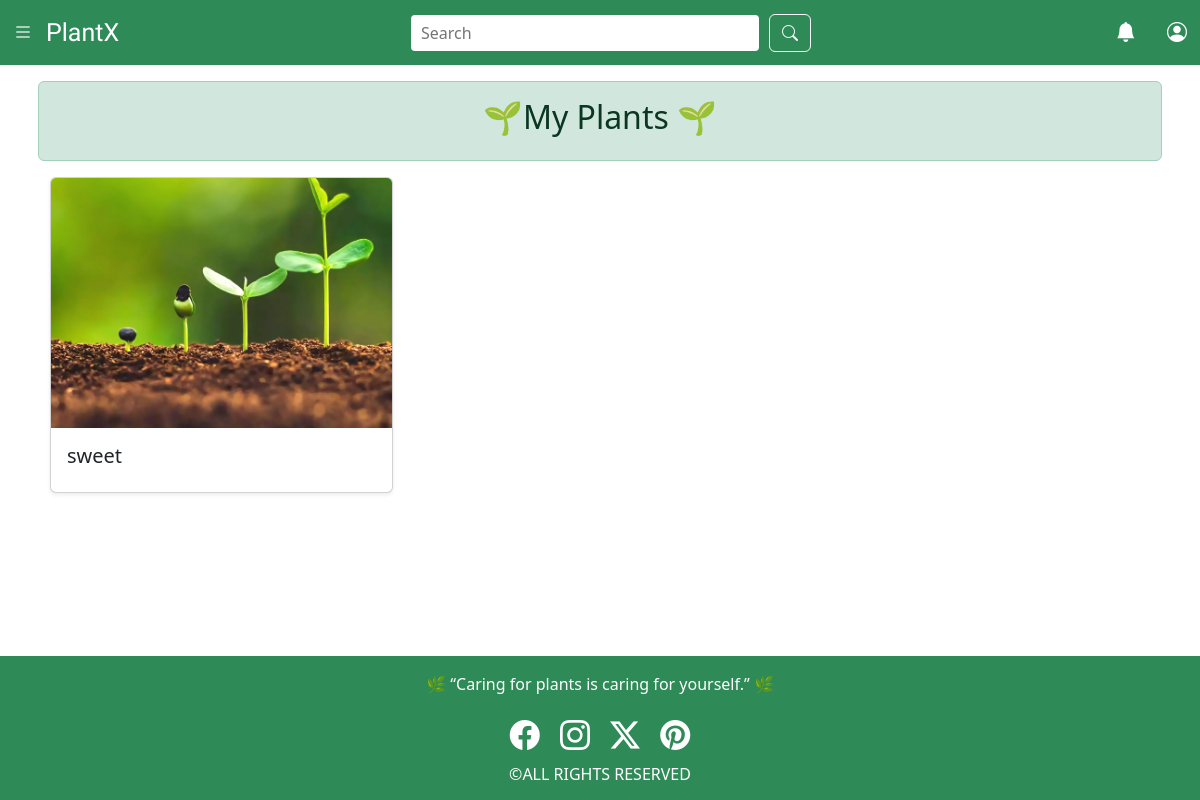
Before: /myplants (signed in) with the older database file.
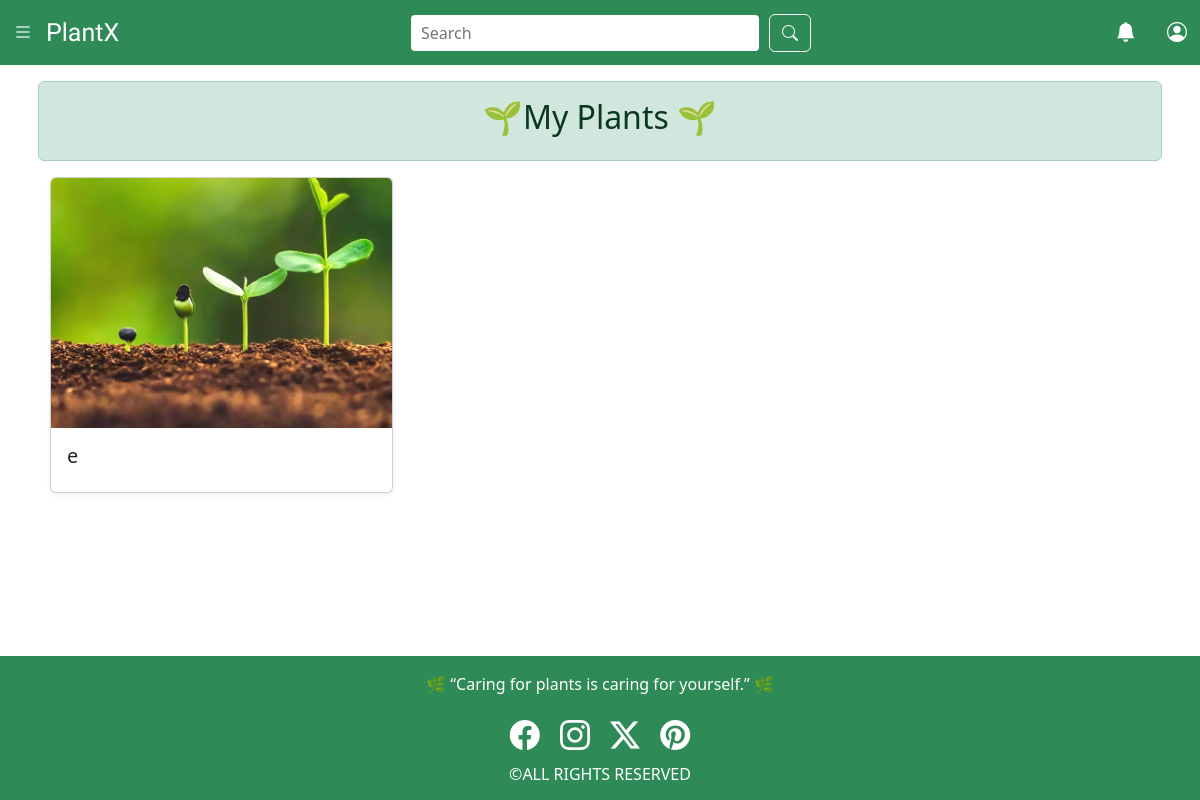
After: the same page with the newer database file.
### plant/models.py (models this page shows, shortened)
class userplant(models.Model):
    PLANT_TYPES = [
        ('Succulent', 'Succulent'),
        ('Fern', 'Fern'),
        ('Cactus', 'Cactus'),
        ('Herb', 'Herb'),
        ('Other', 'Other'),
    ]
    SUNLIGHT_OPTIONS = [
        ('Low', 'Low'),
        ('Medium', 'Medium'),
        ('High', 'High'),
    ]
    LOCATION_CHOICES = [
        ('Indoor', 'Indoor'),
        ('Outdoor', 'Outdoor'),
    ]
    STATUS_OPTIONS = [
        ('Healthy', 'Healthy'),
        ('Needs Attention', 'Needs Attention'),
        ('Dying', 'Dying'),
        ('Dead', 'Dead'),
    ]
    user = models.ForeignKey(User, on_delete=models.CASCADE)
    nickname = models.CharField(max_length=100, blank=True)
    plant_type = models.CharField(max_length=50, choices=PLANT_TYPES, blank=True)
    custom_image = models.ImageField(upload_to='user_plants/', blank=True, null=True)
    location = models.CharField(max_length=10, choices=LOCATION_CHOICES, blank=True)
    sunlight_available = models.CharField(max_length=10, choices=SUNLIGHT_OPTIONS, blank=True)
    planted_date = models.DateField(default=date.today, help_text="The date when the plant was planted")
    last_watered = models.DateField(blank=True, null=True)
    watering_frequency = models.PositiveIntegerField(help_text="How often the plant should be watered, in days (e.g., every 3 days).", blank=True, null=True)
    last_fertilized = models.DateField(blank=True, null=True, help_text="Date when the plant was last given fertilizer.")
    fertilizing_frequency = models.PositiveIntegerField(help_text="How often to fertilize, in days.", blank=True, null=True)
    is_flowering_and_fruiting= models.BooleanField(default=False, help_text="whether the plant is currently flowering.")
    notes = models.TextField(blank=True, help_text="Any additional notes – observations, reminders, or tips.")
    deleted = models.BooleanField(default=False)
    deleted_at = models.DateTimeField(null=True, blank=True)

### plant/views.py (the view)
# urls.py: path('myplants',views.myplants,name='myplants'),
@login_required(login_url='loginuser')
def myplants(request):
    return render(request, 'plant/myplants.html')

### plant/context_processors.py (called while the page is built)
def userplants_context(request):
    if request.user.is_authenticated:
        return {
            'userplant': userplant.objects.filter(user=request.user, deleted_at__isnull=True)
        }
    return {'userplant': None}

### plant/templates/plant/myplants.html (shortened to what this page needs)
{% load static %}
<!DOCTYPE html>
<html lang="en">
<head>
    <link href="https://cdn.jsdelivr.net/npm/bootstrap@5.3.7/dist/css/bootstrap.min.css" rel="stylesheet">
    <link rel="stylesheet" href="https://cdn.jsdelivr.net/npm/bootstrap-icons@1.13.1/font/bootstrap-icons.min.css">
</head>
<body class="d-flex flex-column min-vh-100">
    {% include 'plant/navbar.html' %}
    <div class="container mt-2 p-2">
        <div class="alert alert-success text-center">
            <h2>🌱My Plants 🌱</h2>
        </div>
        {% if userplant %}
            <div class="container row flex-grow-1">
                {% for plant in userplant %}
                    <div class="col-lg-4 col-md-6 col-sm-12 mb-4">
                        <a href="{% url 'myplantinfo' plant.id %}" class="text-decoration-none text-dark">
                            <div class="card h-100 shadow-sm">
                                {% if plant.custom_image %}
                                <img src="{{ plant.custom_image.url }}" class="card-img-top" alt="{{ plant.nickname }}" style="height: 250px; object-fit: cover;">
                                {% else %}
                                <img src="{% static 'plant/bg4.jpg' %}" class="card-img-top" alt="{{ plant.nickname }}" style="height: 250px; object-fit: cover;">
                                {% endif %}
                                <div class="card-body">
                                    <h5 class="card-title">{{ plant.nickname }}</h5>
                                </div>
                            </div>
                        </a>
                    </div>
                {% endfor %}
                </div>
                {% else %}
                    <p class="text-center text-muted">🌿 No plants added yet. 🌿</p>
                    <div class="text-center">
                        <a href="{% url 'addplant' %}" class="btn btn-outline-success">➕ Add Plant</a>
                    </div>
            {% endif %}
        </div>
   <br>
    {% include 'plant/footer.html' %}
</body>
</html>

### plant/templates/plant/navbar.html (shortened to what this page needs)
<!DOCTYPE html>
<html lang="en">
<head>
    <link href="https://cdn.jsdelivr.net/npm/bootstrap@5.3.7/dist/css/bootstrap.min.css" rel="stylesheet">
    <link rel="stylesheet" href="https://cdn.jsdelivr.net/npm/bootstrap-icons@1.13.1/font/bootstrap-icons.min.css">
</head>
<body>
    <div class="navbar">
        <div class="left-icons">
            <div>
                <button class="btn text-white" id="togglebtn" onclick="displaysidebar()" >
                    <i class="bi bi-list fs-5"></i>
                </button>
            </div>
            <div class="navbar-heading">PlantX</div>
        </div>
        <form class="search-bar" role="search" method="post" action="{% url 'findproducts' %}">
            <input type="text" placeholder="Search" name="prod_search">
            <button type="submit" class="btn btn-outline-light"><i class="bi bi-search"></i></button>
        </form>
        <div class="right-icons">
            <div class="icon">
                <button class="btn text-white" id="notifybtn">
                    <a class='text-white' href="{% url 'notifications' %}"><i class="bi bi-bell-fill fs-5"></i></a>
                </button>
                <button class="btn text-white" id="infobtn" onclick="infobtn()">
                    <i class="bi bi-person-circle fs-5"></i>
                </button>
            </div>
        </div>
    </div>
</body>
</html>

### plant/templates/plant/footer.html (shortened to what this page needs)
<!DOCTYPE html>
<html lang="en">
<head>
    <link href="https://cdn.jsdelivr.net/npm/bootstrap@5.3.7/dist/css/bootstrap.min.css" rel="stylesheet">
    <link rel="stylesheet" href="https://cdn.jsdelivr.net/npm/bootstrap-icons@1.13.1/font/bootstrap-icons.min.css">
</head>
<body>
    <div class="container-fluid text-center mt-auto py-2" style="background-color: #2E8B57;">
        <div class="row mt-2" style="color: white;">
            <p>🌿 “Caring for plants is caring for yourself.” 🌿</p>
        </div>
        <div class="row">
            <span>
                <a href="https://www.facebook.com/"><i class="bi bi-facebook mx-2" style="color: white; font-size: 30px;"></i></a>
                <a href="https://www.instagram.com/"><i class="bi bi-instagram mx-2" style="color: white; font-size: 30px;"></i></a>
                <a href="https://x.com/"><i class="bi bi-twitter-x mx-2" style="color: white; font-size: 30px;"></i></a>
                <a href="https://www.pinterest.com/"><i class="bi bi-pinterest mx-2" style="color: white; font-size: 30px;"></i></a>
            </span>
        </div>
        <div class="row mt-2" style="color: white;">
            <h6>&copy;ALL RIGHTS RESERVED</h6>
        </div>
    </div>
</body>
</html>

### plant/templates/plant/navbar.html (style rules this page uses)
body { margin: 0; font-family: Arial, sans-serif; }
.navbar { width: 100%; min-height: 65px; background-color: #2E8B57; color: white; display: flex; align-items: center; justify-content: space-between; padding: 10px; z-index: 1045; position: fixed; top: 0; left: 0; right: 0; }
.left-icons { display: flex; align-items: center; }
.navbar-heading { font-size: 25px; font-family: Limelight; }
.search-bar { flex-grow: 1; width: 50px; max-width:400px; margin: 0 20px; display: flex; gap: 10px; align-items: center; }
.search-bar input { width: 100%; padding: 6px 10px; border: none; border-radius: 4px; }
.right-icons { display: flex; align-items: center; gap: 10px; font-size: 20px; cursor: pointer; }

Changed rows visible on the page:
no longer on this page (row edited): userplant: nickname "sweet"
added userplant: nickname "e"
